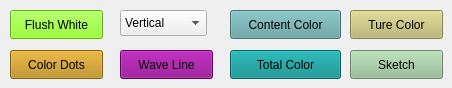
    <widget class="QWidget" name="tab_5">
     <attribute name="title">
      <string comment="Operation" extracomment="Operation">Artistic</string>
     </attribute>
     <widget class="QPushButton" name="pushButton_36">
      <property name="geometry">
       <rect>
        <x>10</x>
        <y>10</y>
        <width>93</width>
        <height>29</height>
       </rect>
      </property>
      <property name="styleSheet">
       <string notr="true">background-color:Chartreuse </string>
      </property>
      <property name="text">
       <string>Flush White</string>
      </property>
     </widget>
     <widget class="QPushButton" name="pushButton_37">
      <property name="geometry">
       <rect>
        <x>10</x>
        <y>50</y>
        <width>93</width>
        <height>29</height>
       </rect>
      </property>
      <property name="styleSheet">
       <string notr="true">background-color:DarkGoldenRod</string>
      </property>
      <property name="text">
       <string>Color Dots</string>
      </property>
     </widget>
     <widget class="QComboBox" name="comboBox_3">
      <property name="geometry">
       <rect>
        <x>120</x>
        <y>10</y>
        <width>87</width>
        <height>26</height>
       </rect>
      </property>
      <item>
       <property name="text">
        <string>Vertical</string>
       </property>
      </item>
      <item>
       <property name="text">
        <string>Horizontal</string>
       </property>
      </item>
     </widget>
     <widget class="QPushButton" name="pushButton_38">
      <property name="geometry">
       <rect>
        <x>120</x>
        <y>50</y>
        <width>93</width>
        <height>29</height>
       </rect>
      </property>
      <property name="styleSheet">
       <string notr="true">background-color:DarkMagenta</string>
      </property>
      <property name="text">
       <string>Wave Line</string>
      </property>
     </widget>
     <widget class="QPushButton" name="pushButton_39">
      <property name="geometry">
       <rect>
        <x>230</x>
        <y>10</y>
        <width>111</width>
        <height>29</height>
       </rect>
      </property>
      <property name="styleSheet">
       <string notr="true">background-color:CadetBlue</string>
      </property>
      <property name="text">
       <string>Content Color</string>
      </property>
     </widget>
     <widget class="QPushButton" name="pushButton_40">
      <property name="geometry">
       <rect>
        <x>230</x>
        <y>50</y>
        <width>111</width>
        <height>29</height>
       </rect>
      </property>
      <property name="styleSheet">
       <string notr="true">background-color:DarkCyan</string>
      </property>
      <property name="text">
       <string>Total Color</string>
      </property>
     </widget>
     <widget class="QPushButton" name="pushButton_41">
      <property name="geometry">
       <rect>
        <x>350</x>
        <y>10</y>
        <width>93</width>
        <height>29</height>
       </rect>
      </property>
      <property name="styleSheet">
       <string notr="true">background-color:DarkKhaki</string>
      </property>
      <property name="text">
       <string>Ture Color</string>
      </property>
     </widget>
     <widget class="QPushButton" name="pushButton_42">
      <property name="geometry">
       <rect>
        <x>350</x>
        <y>50</y>
        <width>93</width>
        <height>29</height>
       </rect>
      </property>
      <property name="styleSheet">
       <string notr="true">background-color:DarkSeaGreen</string>
      </property>
      <property name="text">
       <string>Sketch</string>
      </property>
     </widget>
    </widget>
